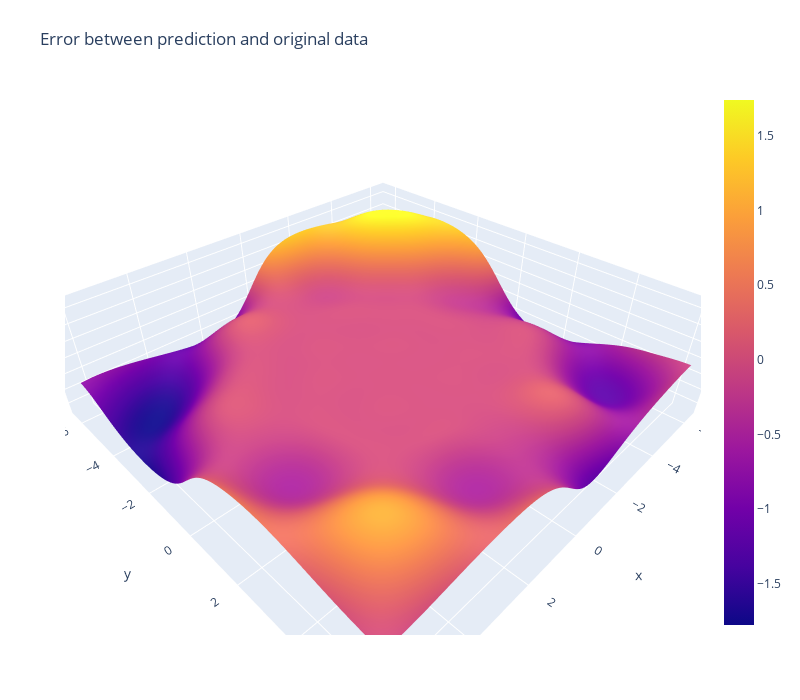

Notebook cell for this chart:
### Markdown cell above
### Plot error

### Code cell
import plotly.graph_objects as go

error = f_test - f_pred

fig = go.Figure(data=[go.Surface(z=error, x=x_test.numpy().reshape(100, 100), y=y_test.numpy().reshape(100, 100))])

fig.update_layout(title='Error between prediction and original data', 
                  autosize=False, width=800, height=700,
                  margin=dict(l=65, r=50, b=65, t=90))

fig.show()

### Figure 1 — Plotly figure (JSON) as saved in the notebook; plotly's stock layout.template omitted (floating-point values rounded to 4 significant figures; data arrays with more than 128 entries replaced by an {"elided": "..."} marker saying what was removed)
{"data": [{"type": "surface", "x": {"elided": "100x100 float values"}, "y": {"elided": "100x100 float values"}, "z": {"elided": "100x100 float values"}}], "layout": {"autosize": false, "height": 700, "margin": {"b": 65, "l": 65, "r": 50, "t": 90}, "title": {"text": "Error between prediction and original data"}, "width": 800}}
